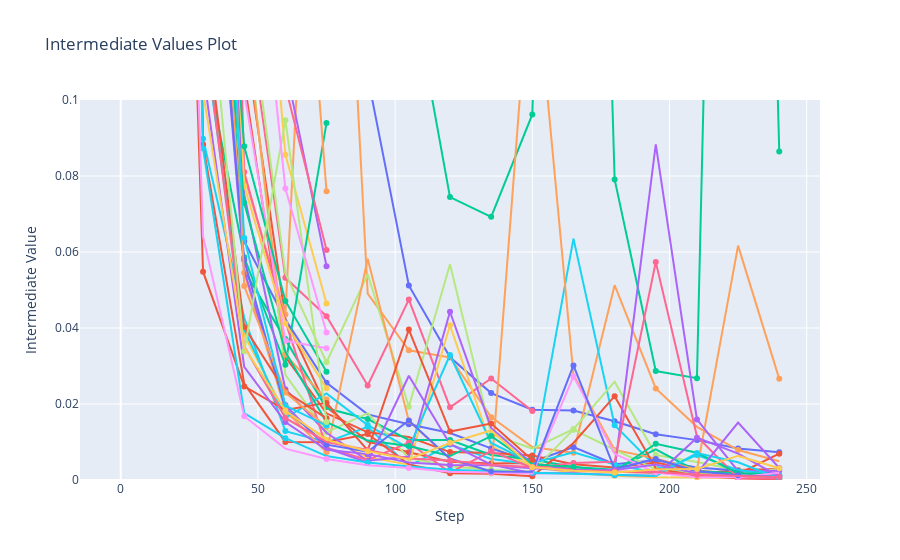

Here is the notebook cell this chart was saved with:
### Code cell
fig = optuna.visualization.plot_intermediate_values(study_architecture)

# Fix the visible y-range
fig.update_yaxes(range=[0.0, 0.1])
